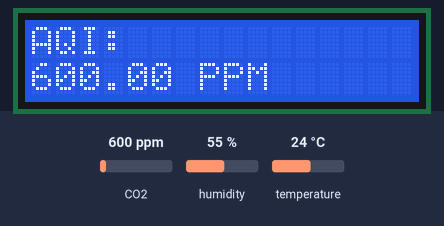
The sketch below on a simulated ESP8266 (NodeMCU). On the bench: 16×2 character LCD. The test bench sets the inputs (shaded band); at power-on: CO2 600 ppm, temperature 24 °C, humidity 55 %. WiFi joins after 1.5 s; servers stay silent unless stated; what the sketch prints to the serial monitor is not drawn.

Above: at 8.7 s.
8.8 s: CO2 set to 452 ppm
At 17.4 s:
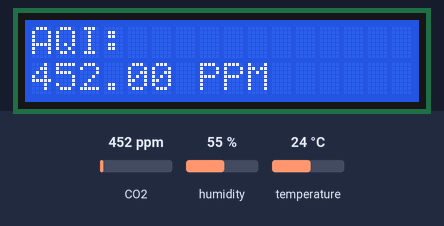
17.7 s: temperature set to 12 °C
At 29.1 s:
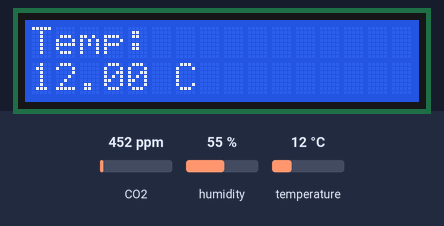
29.2 s: humidity set to 22 %
At 40.2 s:
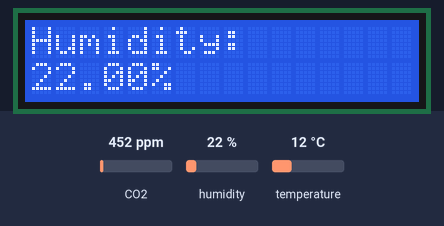
40.7 s: CO2 set to 1050 ppm
At 42.9 s:
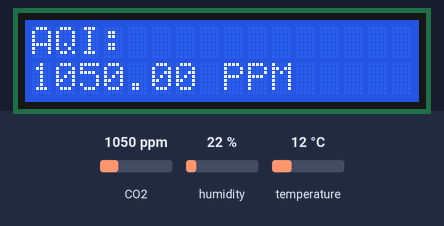
45.7 s: humidity set to 40 %
At 57.1 s:
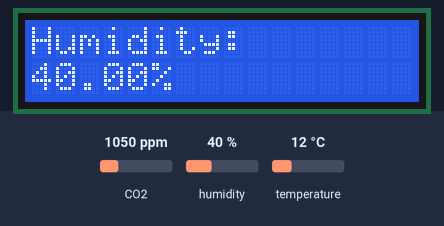
57.2 s: CO2 set to 1700 ppm
At 60.6 s:
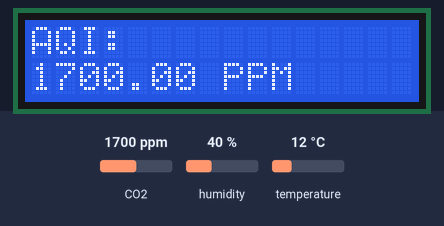
Timing chart, 0 to 62.1 s (numbered marks = the images above; inputs shaded):
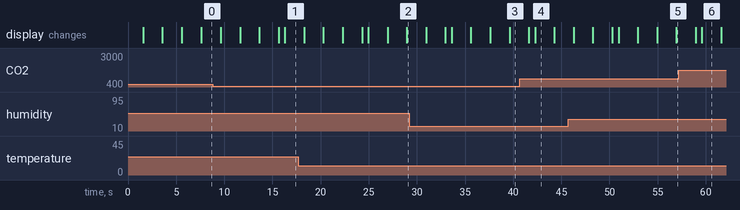

Measured:
- what the display in image 4 shows lasts 2.0 s, from 42.3 s to 44.3 s

The sketch:

IOT_AQI.ino
```cpp
#include "FirebaseESP8266.h"
#include <LiquidCrystal.h>
#include <ESP8266WiFi.h>
#include <DHT.h>
#include "MQ135.h"

FirebaseData fbdo;

#define FIREBASE_HOST "iot-based-aqi-default-rtdb.firebaseio.com"  // the project name address from firebase id
#define FIREBASE_AUTH "*****************************************"  // the secret key generated from firebase

#define WIFI_SSID "FBI OPEN UP!"
#define WIFI_PASSWORD "ReliableBat#64"

#define DHTPIN D6
#define DHTTYPE DHT11
DHT dht(DHTPIN, DHTTYPE);

LiquidCrystal lcd(D8, D7,D5, D4, D3, D2);

/*
  DB8 ==> RS
  GND  ==>   R/W
  DB7  ==> Enable
  DB5   ==> DL4
  DB4   ==> DL5
  DB3   ==> DL6
  DB2   ==> DL7
*/

//const int buzzer = D8;
MQ135 gasSensor = MQ135 (A0);
String quality = "";
float g = (gasSensor.getPPM());


void setup()
{
  //LCD CODE
  Serial.begin(9600);


  //ESP8266 CODE

  WiFi.begin(WIFI_SSID, WIFI_PASSWORD);
  Serial.print("Connecting to ");
  Serial.print(WIFI_SSID);
  while (WiFi.status() != WL_CONNECTED)
  {
    Serial.print(".");
    delay(500);
  }
  Serial.println();
  Serial.print("Connected to ");
  Serial.println(WIFI_SSID);
  Serial.print("IP Address is : ");
  Serial.println(WiFi.localIP());                  //print local IP address
  Firebase.begin(FIREBASE_HOST, FIREBASE_AUTH);     // connect to firebase
  Firebase.reconnectWiFi(true);                         //Start reading dht sensor

  lcd.begin(16,2);
  lcd.setCursor (0,0);
  lcd.print("  Team : N 11");
  delay(2000);
  lcd.setCursor (0,0);
  lcd.print(" Mini Project 2");
  delay(2000);
  lcd.clear();
  lcd.setCursor (0,0);
  lcd.print("   MONITORING");
  delay(2000);
  lcd.clear();
  dht.begin();
}

void loop()
{
  float g = (gasSensor.getPPM());

    if(g < 50){
      quality = "GOOD! Fresh Air";
      //noTone(buzzer);
    }
    else if (g >50 && g <100){
      quality = "FAIR! OpenWindow";
      //tone(buzzer, 25000);
    }
     else{
      quality = "POOR! ESCAPE!";
      //tone(buzzer, 25000);
    }

  float h = dht.readHumidity();
  float t = dht.readTemperature();

  String q = quality;

  if (isnan(h) || isnan(t)) {       // Check if any reads failed and exit early (to try again).
    Serial.println(F("Failed to read from DHT sensor!"));
    return;
  }


    Serial.print("Humidity: ");
    Serial.print(h);
    Serial.println(" %");
   String fireHumid = String(h) + String("%");       //convert integer to string

    Serial.print("Temperature: ");
    Serial.print(t);
    Serial.println(" °C");
    String fireTemp = String(t) + String(" C");      //convert integer to string

    Serial.print("Air Quality: ");
    Serial.print(g);
    Serial.println(" PPM");
    String fireGasLevel = String(g) + String(" PPM");    //convert integer to string


    Serial.println(quality);
    Serial.println();
    String fireComment = String(quality);

    //delay(1000);


    lcd.setCursor (0,0);
    lcd.print("AQI: ");
    lcd.setCursor (0,1);
    lcd.println(fireGasLevel);
    delay(2000);
    lcd.clear();

    lcd.setCursor (0,0);
    lcd.print(quality);
    delay(2000);
    lcd.clear();

    lcd.setCursor (0,0);
    lcd.print("Temp:");
    lcd.setCursor (0,1);
    lcd.println(fireTemp);
    delay(2000);
    lcd.clear();

    lcd.setCursor (0,0);
    lcd.print("Humidity:");
    lcd.setCursor (0,1);
    lcd.println(fireHumid);
    delay(2000);
    lcd.clear();

   Firebase.setString(fbdo, "AQI", fireGasLevel);
   Firebase.setString(fbdo, "Temp",fireTemp);
   Firebase.setString(fbdo, "Humidity",fireHumid);
   Firebase.setString(fbdo, "Comment",fireComment);

}
```
